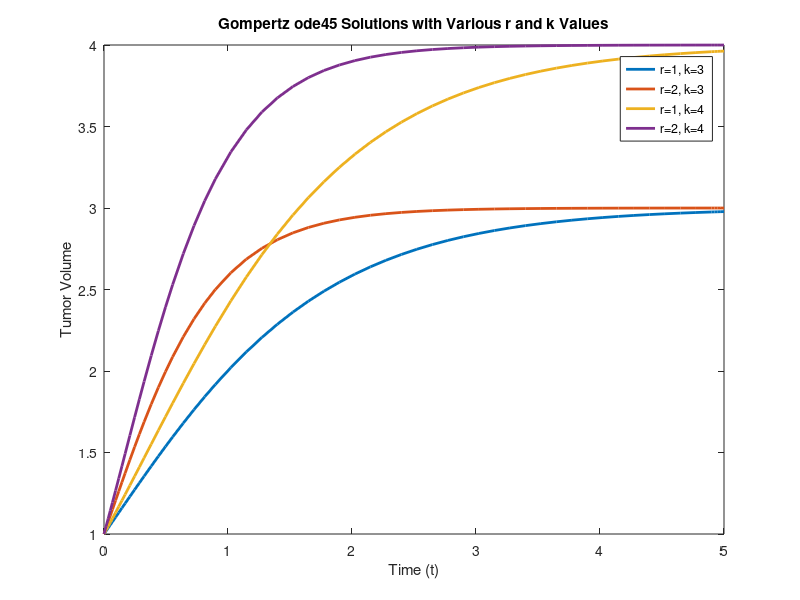
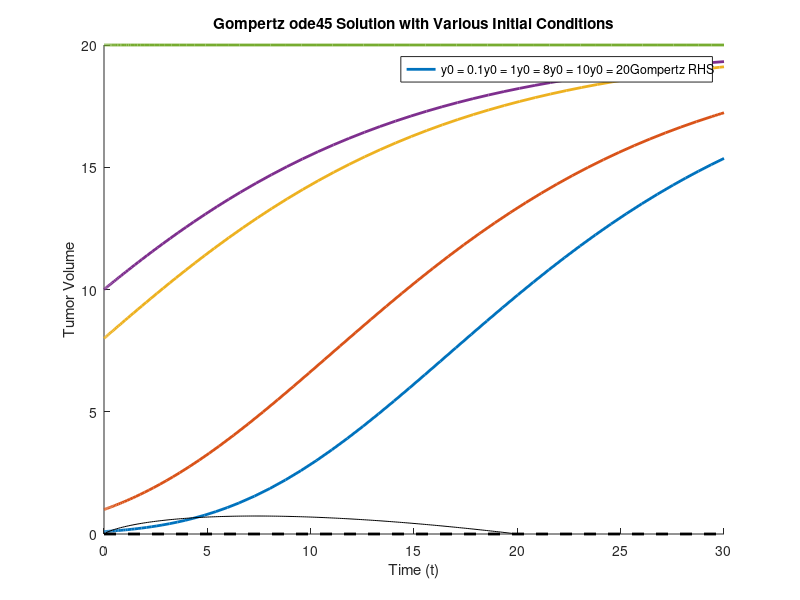
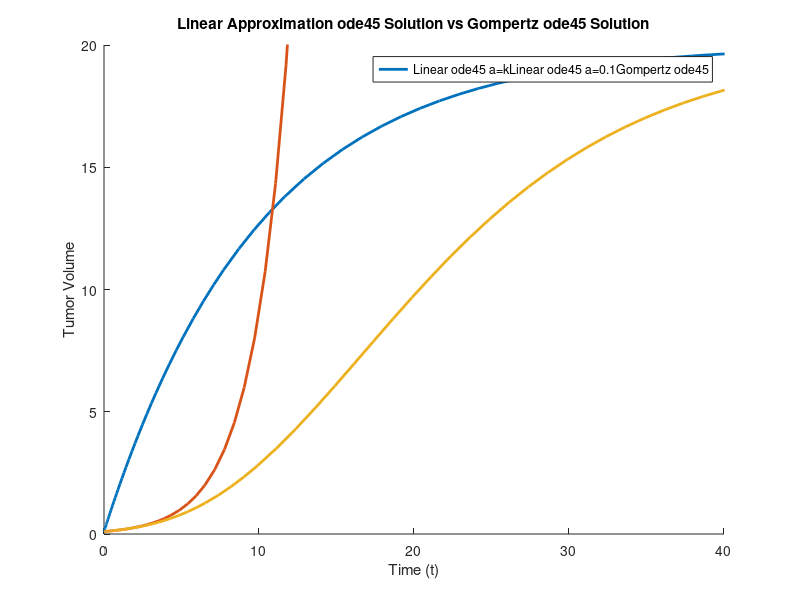
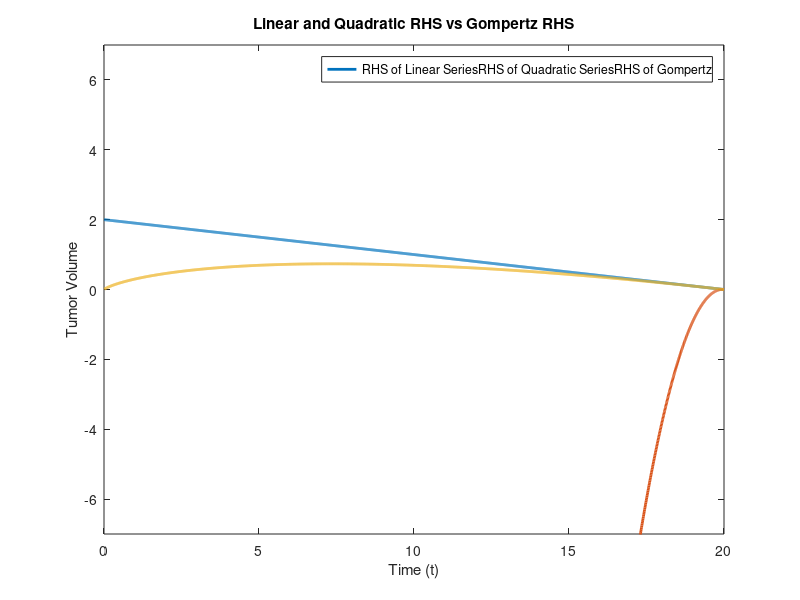

Source code (MATLAB) for these figures, in order:
%Lab 1a: Jacob Cooper 09934300, Esben Nielsen 24610241, Lance Smar 38742026
%% Excerise 1
figure(1);
% chosen values for r and k
r1 = 1;
r2 = 2;
k1 = 3;
k2 = 4;
% gompertz equation plotted with r=1 and k=3
f = @(t,y) r1*y.*log(k1./y);
[tsol, ysol] = ode45(f, [0,5], 1);
plot(tsol, ysol, "Linewidth", 2)

hold on;
% gompertz equation plotted with r=2 and k=3
f = @(t,y) r2*y.*log(k1./y);
[tsol, ysol] = ode45(f, [0,5], 1);
plot(tsol, ysol, "Linewidth", 2)
% gompertz equation plotted with r=1 and k=4
f = @(t,y) r1*y.*log(k2./y);
[tsol, ysol] = ode45(f, [0,5], 1);
plot(tsol, ysol, "Linewidth", 2)
% gompertz equation plotted with r=2 and k=4
f = @(t,y) r2*y.*log(k2./y);
[tsol, ysol] = ode45(f, [0,5], 1);
plot(tsol, ysol, "Linewidth", 2);

% Legend
legend('r=1, k=3', 'r=2, k=3', 'r=1, k=4', 'r=2, k=4');
title("Gompertz ode45 Solutions with Various r and k Values");
xlabel("Time (t)"); ylabel("Tumor Volume");
hold off
% Equilibrium Solutions:
% Answer: In each case, the equilibrium solution appears to be equal to the
% k value included in the equation.

% For function1 (r = 1, k = 3): the equilibrium solution was y = 3
% For function1 (r = 2, k = 3): the equilibrium solution was y = 3
% For function1 (r = 1, k = 4): the equilibrium solution was y = 4
% For function1 (r = 2, k = 4): the equilibrium solution was y = 4

% R determines the initial growth rate of the function, while K models the
% equilibrium value that the equation reaches. 

%% Exercise 2 
figure(2);
r = .1;
K = 20;
hold on

% Gompertz equation
f = @(t,y) r*y.*log(K ./ y);
% ode45 plots of the solution to the Gompertz equation with various
% initial conditions
[tsol, ysol] = ode45(f, [0,30], .1);
plot(tsol, ysol, "Linewidth", 2)

[tsol, ysol] = ode45(f, [0,30], 1);
plot(tsol, ysol, "Linewidth", 2)

[tsol, ysol] = ode45(f, [0,30], 8);
plot(tsol, ysol, "Linewidth", 2)

[tsol, ysol] = ode45(f, [0,30], 10);
plot(tsol, ysol, "Linewidth", 2)

[tsol, ysol] = ode45(f, [0,30], 20);
plot(tsol, ysol, "Linewidth", 2)

% Graphing the right hand side of the Gompertz equation 
rhs = @(y)r*y .* log(K./y);
yvals = 0:0.1:30;
plot(yvals, rhs(yvals), '-k', [0,30], [0 0], '--k', "Linewidth", 2);

title("Gompertz ode45 Solution with Various Initial Conditions");
xlabel("Time (t)"); ylabel("Tumor Volume");
axis([0 30 0 20]);
legend(["y0 = 0.1" "y0 = 1" "y0 = 8" "y0 = 10" "y0 = 20" "Gompertz RHS"]);

hold off;


% Yes, different initial conditions can change concavity and growth rate of
% the function. The black graph represents the derivative, and its maximum
% y value at x = 7.3 is where the solution is changing the fastest. This is
% what we see in the graph.

%% Exercise 3
figure(3);

r= 0.1;
K = 20;
hold on;
% Graphing ode45 solution to the Taylor Series approximation of the 
% Gompertz equation truncated at n = 1
f = @(t,y) -r*(y-K);
[tsol, ysol] = ode45(f, [0,50], .1);
plot(tsol, ysol, "Linewidth", 2)
i=0.1;
k=20;
f = @(t,y) r*i*log(k/i) + r*(log(k/i)-1).*(y-i);
[tsol, ysol] = ode45(f, [0,50], .1);
plot(tsol, ysol, "Linewidth", 2)
% Graphing ode45 solution to the Taylor Series approximation of the 
% Gompertz equation truncated at n = 2
%f = @(t,y) -r/(2*K)*(y-K).^2 -r*(y-K);
%[tsol, ysol] = ode45(f, [0,50], .1);
%plot(tsol, ysol)
% Graphing ode45 solution to the Gompertz equation for comparison
f = @(t,y) r*y.*log(K./y);
[tsol, ysol] = ode45(f, [0,50], .1);
plot(tsol, ysol, "Linewidth", 2)

axis([0 40 0 20]);
title("Linear Approximation ode45 Solution vs Gompertz ode45 Solution");
xlabel("Time (t)"); ylabel("Tumor Volume");
legend(["Linear ode45 a=k" "Linear ode45 a=0.1" "Gompertz ode45"]);

% Solutions are most similar close to the line y = K. The solutions are all
% the same at t=0, but with differing rates of growth. At t = 0, the 
% initial rate of growth of the Gompertz equation is much less than the 
% initial rate of growth of the approximations.

% Graphing right hand side of Gompertz Taylor series approximation with n=1
figure(4)
r = 0.1;
K = 20;
y = 0:.01:20;
plot(y, -r * (y-K), "Linewidth", 2);
hold on;
% Graphing right hand side of Gompertz Taylor series approximation with n=2
plot(y, (-r*(y-K)) - (r/2*K)*(y-K).^2, "Linewidth", 2);
% Graphing right hand side of Gompertz equation for comparison
plot(y, r.*y.*log(K./y), "Linewidth", 2);
axis([0 20 -7 7]);
title("Linear and Quadratic RHS vs Gompertz RHS");
xlabel("Time (t)"); ylabel("Tumor Volume");
legend(["RHS of Linear Series" "RHS of Quadratic Series" "RHS of Gompertz"]);

% All of the right hand sides of the equations converge at y=20. The two
% approximations are very close to each other at t = 0 while the Gompertz
% RHS starts low and increases to meet the other two curves. The
% approximations are also much closer to being constant. 